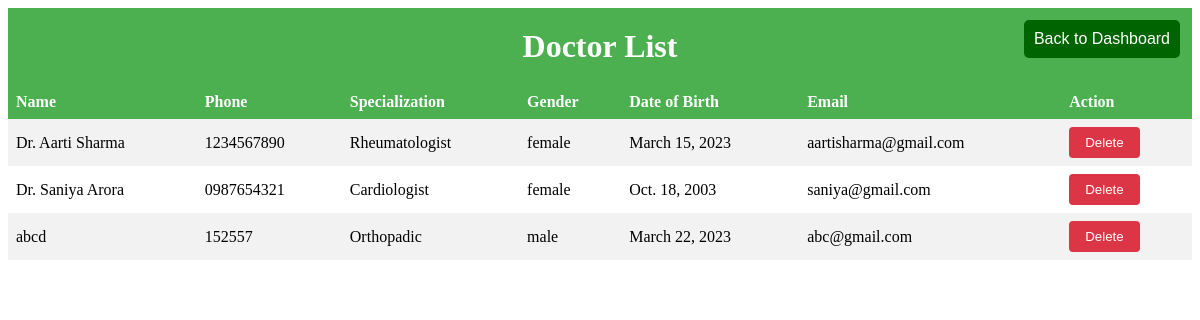
The app's page /hms_admin/doctor-list-display/ with its own data.
### shared_models/models.py (models this page shows, shortened)
class Doctor(models.Model):
    name = models.CharField(max_length=255)
    email = models.EmailField(unique=True)
    phone = models.CharField(max_length=20)
    specialization = models.CharField(max_length=255)
    gender = models.CharField(max_length=10, choices=[('male', 'Male'), ('female', 'Female'), ('other', 'Other')])
    date_of_birth = models.DateField()
    password = models.CharField(max_length=255)

### hms_admin/views.py (the view)
# urls.py: path('doctor-list-display/', views.doctor_list_display, name='doctor_list_display'),
def doctor_list_display(request):
    doctors = Doctor.objects.all()
    context = {'doctors': doctors}
    return render(request, 'doctor_list.html', context)

### hms_admin/templates/doctor_list.html (shortened to what this page needs)
<!DOCTYPE html>
<html>
<head>
</head>
<body>
  <div class="header">
    <h1>Doctor List</h1>
  </div>
  <form method="GET" action="{% url 'admin_dashboard' %}">
    <button type="submit" class="back-btn">Back to Dashboard</button>
  </form>
  <table>
    <tr>
      <th>Name</th>
      <th>Phone</th>
      <th>Specialization</th>
      <th>Gender</th>
      <th>Date of Birth</th>
      <th>Email</th>
      <th>Action</th>
      </tr>
      {% for doctor in doctors %}
      <tr>
      <td>{{ doctor.name }}</td>
      <td>{{ doctor.phone }}</td>
      <td>{{ doctor.specialization }}</td>
      <td>{{ doctor.gender }}</td>
      <td>{{ doctor.date_of_birth }}</td>
      <td>{{ doctor.email }}</td>
      <td>
        <form method="POST" action="{% url 'doctor_list' %}">
          <button type="submit" class="delete-btn">Delete</button>
        </form>
      </td>
      </tr>
      {% endfor %}
    </table>
</body>
</html>

### hms_admin/templates/doctor_list.html (style rules this page uses)
.header { background-color: #4caf50; color: #fff; padding: 20px; text-align: center; }
.header h1 { margin: 0; }
table { border-collapse: collapse; width: 100%; }
th, td { text-align: left; padding: 8px; }
th { background-color: #4CAF50; color: white; }
tr:nth-child(even) { background-color: #f2f2f2; }
.back-btn { position: absolute; top: 20px; right: 20px; background-color: darkgreen; color: white; border: none; padding: 10px; font-size: 16px; cursor: pointer; border-radius: 5px; }
.delete-btn { background-color: #dc3545; color: #fff; border: none; padding: 8px 16px; border-radius: 4px; cursor: pointer; transition: background-color 0.3s ease-in-out; }

### records on screen
Doctor: name "Dr. Aarti Sharma", phone "1234567890", specialization "Rheumatologist", gender "female", date_of_birth "March 15, 2023", email "aartisharma@gmail.com"
Doctor: name "Dr. Saniya Arora", phone "0987654321", specialization "Cardiologist", gender "female", date_of_birth "Oct. 18, 2003", email "saniya@gmail.com"
Doctor: name "abcd", phone "152557", specialization "Orthopadic", gender "male", date_of_birth "March 22, 2023", email "abc@gmail.com"
